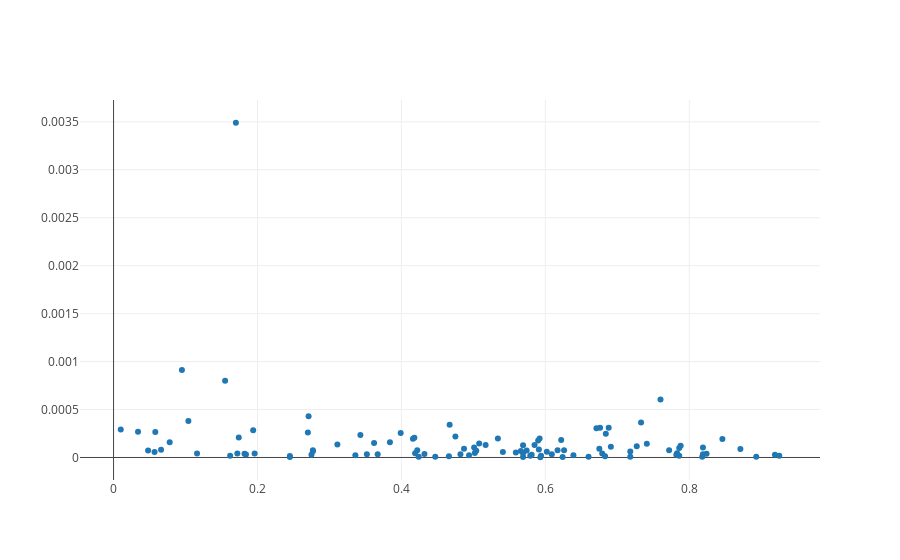
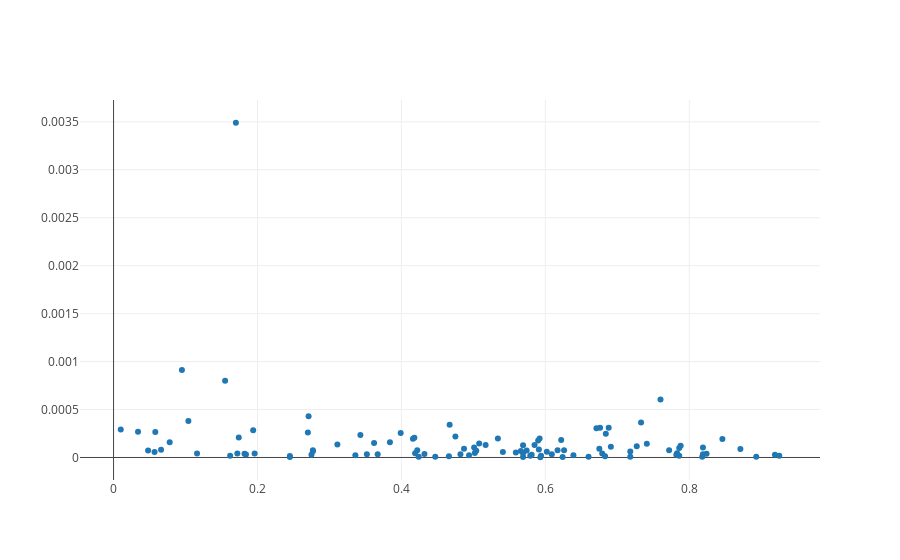

Notebook code for these charts, in order:
### Code cell
diff_data['diff_percentage'] = diff_data['end_percentage'] - diff_data['begin_percentage']
diff_data = diff_data.fillna(0)
with pd.option_context('display.max_rows', None, 'display.max_columns', None):
    display(diff_data)
# Create a trace
trace = go.Scatter(
    x = diff_data['gci_index'].astype(float),
    y = diff_data['end_percentage'],
    mode = 'markers'
)

plotdata = [trace]

# Plot and embed in ipython notebook!
iplot(plotdata, filename='basic-scatter')

# Create a trace
diff_trace = go.Scatter(
    x = diff_data['gci_index'].astype(float),
    y = diff_data['diff_percentage'],
    mode = 'markers'
)

diff_plotdata = [trace]

# Plot and embed in ipython notebook!
iplot(diff_plotdata, filename='basic-scatter')
